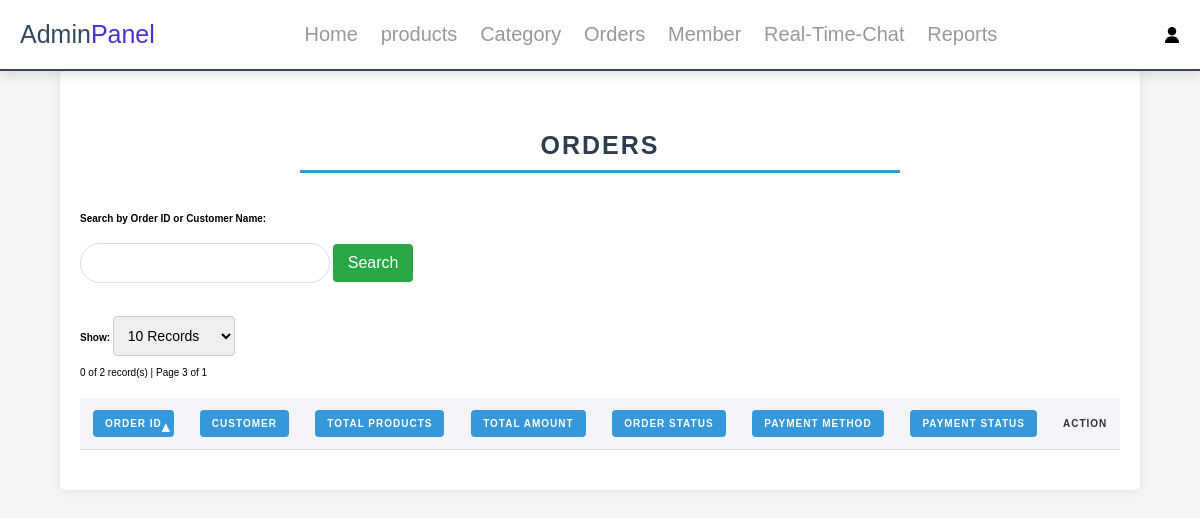
Page /admin/admin_orders.php?page=3& (signed in) on the earlier database version.
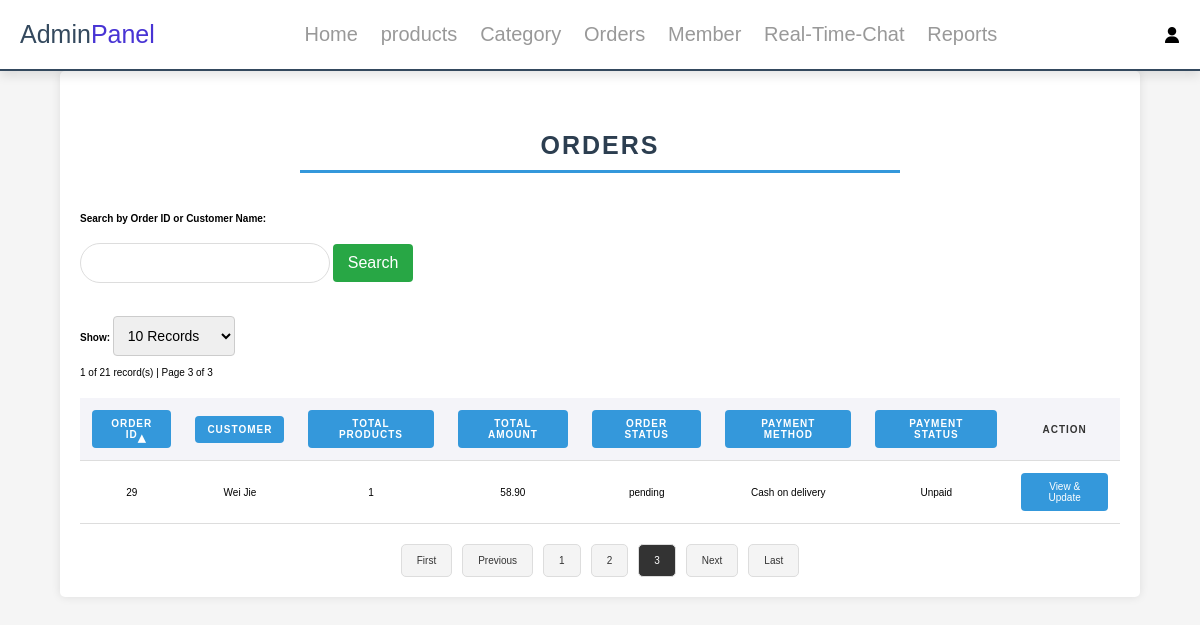
Same page on the later database version.
### tables this page shows
CREATE TABLE `orders` (
  `id` int(11) NOT NULL,
  `member_id` int(11) NOT NULL,
  `date` date NOT NULL,
  `time` time NOT NULL,
  `total_product` int(11) NOT NULL,
  `total_price` double NOT NULL,
  `address` varchar(255) NOT NULL,
  `status` varchar(100) NOT NULL
);

CREATE TABLE `user` (
  `id` int(11) NOT NULL,
  `image` varchar(100) NOT NULL,
  `name` varchar(100) NOT NULL,
  `gender` char(1) NOT NULL,
  `dob` date NOT NULL,
  `email` varchar(100) NOT NULL,
  `telephone` varchar(100) NOT NULL,
  `address` varchar(100) NOT NULL,
  `password` varchar(100) NOT NULL,
  `status` varchar(100) NOT NULL,
  `role` varchar(100) NOT NULL,
  `login_attempts` int(11) DEFAULT 0,
  `last_attempt` timestamp NULL DEFAULT NULL,
  `block_until` timestamp NULL DEFAULT NULL
);

CREATE TABLE `payment` (
  `id` int(11) NOT NULL,
  `orders_id` int(11) NOT NULL,
  `amount` double NOT NULL,
  `payment_method` varchar(100) NOT NULL,
  `bankAccount` varchar(20) NOT NULL,
  `CVV` varchar(5) NOT NULL,
  `expired_date` date NOT NULL,
  `status` varchar(100) NOT NULL
);

### admin/admin_orders.php (the view, shortened to what this page needs)
<?php
include '../components/_base.php';
$fields = [
    'id'            => 'Order ID',
    'customer_name' => 'Customer',
    'total_product' => 'Total Products',
    'total_price'   => 'Total Amount',
    'status'        => 'Order Status',
    'payment_method' => 'Payment Method',
    'payment_status' => 'Payment Status'
];
$sort = req('sort', 'id');
key_exists($sort, $fields) || $sort = 'id';
$dir = req('dir', 'asc');
in_array($dir, ['asc', 'desc']) || $dir = 'asc';
$page = req('page', 1);
$search_query = req('search', '');
$limit = req('records', 10);
$limit = in_array($limit, [10, 20, 50, 100]) ? $limit : 10;
$search_condition = '';
$search_params = [];
require_once '../lib/SimplePager.php';
$p = new SimplePager("
    SELECT o.id, o.date, o.time, o.total_product, o.total_price, o.status,
           u.name AS customer_name,
           p.payment_method, p.status AS payment_status
    FROM orders o
    INNER JOIN user u ON o.member_id = u.id
    LEFT JOIN payment p ON o.id = p.orders_id
    $search_condition
    ORDER BY $sort $dir", $search_params, $limit, $page);
$orders = $p->result;
?>
<!DOCTYPE html>
<html lang="en">
<head>
    <link rel="stylesheet" href="../css/admin_style.css">
</head>
<body>
<?php include '../components/admin_header.php'; ?>
<section class="order-listing">
    <h1>Orders</h1>
    <form method="GET" id="search-form">
        <label for="search">Search by Order ID or Customer Name:</label>
        <br>
        <?php $searchValue = isset($_GET['search']) ? htmlspecialchars($_GET['search']) : '';
                 echo html_search2('search', 'class="search-input"', $searchValue);  ?>
        <button type="submit">Search</button>
    </form>
    <br>
    <br>
    <br>
    <form method="GET" id="records-per-page-form">
        <label for="records">Show:</label>
        <select name="records" id="records" onchange="document.getElementById('records-per-page-form').submit();">
            <option value="10" <?= ($p->limit == 10) ? 'selected' : '' ?>>10 Records</option>
        </select>
    </form>
    <br>
    <p>
        <?= $p->count ?> of <?= $p->item_count ?> record(s) |
        Page <?= $p->page ?> of <?= $p->page_count ?>
    </p>
    <table>
        <thead>
            <tr>
                <?= table_headers($fields, $sort, $dir, "page=$page&records=$limit&search=" . urlencode($search_query)) ?>
                <th>Action</th>
            </tr>
        </thead>
        <tbody>
            <?php foreach ($orders as $order): ?>
                <tr>
                    <td><?= encode($order->id) ?></td>
                    <td><?= encode($order->customer_name) ?></td>
                    <td><?= encode($order->total_product) ?></td>
                    <td><?= number_format($order->total_price, 2) ?></td>
                    <td><?= encode($order->status) ?></td>
                    <td><?= encode(ucfirst($order->payment_method)) ?></td>
                    <td><?= encode(ucfirst($order->payment_status)) ?></td>
                    <td><a href="admin_order_detail.php?id=<?= encode($order->id) ?>">View & Update</a></td>
                </tr>
            <?php endforeach; ?>
        </tbody>
    </table>
    <div class="pagination">
         <?= $p->html() ?>
    </div>
</section>
</body>
</html>

### components/admin_header.php (shortened to what this page needs)
<header class="header">
   <section class="flex">
      <a href="admin_dashboard.php" class="logo">Admin<span>Panel</span></a>
      <nav class="navbar">
         <a href="admin_dashboard.php">Home</a>
         <a href="products.php">products</a>
         <a href="category.php">Category</a>
         <a href="admin_orders.php">Orders</a>
         <a href="admin_member_accounts.php">Member</a>
         <a href="admin-chat.php">Real-Time-Chat</a>
         <div class="dropdown">
            <a class="dropbtn"  href="sales_report.php">Reports</a>
         </div>
      </nav>
      <div class="icons">
         <div id="user-btn" class="fas fa-user" ><img src="../img/user.png"></div>
      </div>
   </section>
</header>

### components/_base.php (shortened to what this page needs)
<?php
function req($key, $default = '') {
    $value = $_REQUEST[$key] ?? $default;
    return trim((string)$value);
}
function encode($value) {
    return htmlentities($value);
}
function html_search2($key, $attr = '', $value = null) {
    if ($value === null) {
        $value = encode($GLOBALS[$key] ?? '');
    } else {
        $value = encode($value);
    }
    echo "<input type='search' id='$key' name='$key' value='$value' $attr>";
}
function table_headers($fields, $sort, $dir, $href = '') {
    foreach ($fields as $k => $v) {
        $d = 'asc';
        $c = '';
        if ($k == $sort) {
            $d = $dir == 'asc' ? 'desc' : 'asc';
            $c = $dir;
        }
        echo "<th><a href='?sort=$k&dir=$d&$href' class='$c'>$v</a></th>";
    }
}

### lib/SimplePager.php (shortened to what this page needs)
<?php
class SimplePager {
    public $page;
    public $page_count;
    public $result;
    public function __construct($query, $params, $limit, $page) {
        global $_db;
        $this->limit = (int)ctype_digit((string)$limit) ? max($limit, 1) : 10;
        $this->page = (int)ctype_digit((string)$page) ? max($page, 1) : 1;
        $countQuery = "SELECT COUNT(o.id)
                       FROM orders o
                       INNER JOIN user u ON o.member_id = u.id
                       LEFT JOIN payment p ON o.id = p.orders_id";
        $stm = $_db->prepare($countQuery);
        if (!empty($params)) {
            $stm->execute($params);
        } else {
            $stm->execute();
        }
        $this->item_count = $stm->fetchColumn();
        $this->page_count = ceil($this->item_count / $this->limit);
        $offset = ($this->page - 1) * $this->limit;
        $stm = $_db->prepare($query . " LIMIT $offset, $this->limit");
        $stm->execute($params);
        $this->result = $stm->fetchAll();
        $this->count = count($this->result);
    }
    public function html($href = '', $attr = '') {
        if (!$this->result) return;
        $prev = max($this->page - 1, 1);
        $next = min($this->page + 1, $this->page_count);
        echo "<nav class='pager' $attr>";
        echo "<a href='?page=1&$href'>First</a>";
        echo "<a href='?page=$prev&$href'>Previous</a>";
        for ($p = 1; $p <= $this->page_count; $p++) {
            $c = $p == $this->page ? 'active' : '';
            echo "<a href='?page=$p&$href' class='$c'>$p</a>";
        }
        echo "<a href='?page=$next&$href'>Next</a>";
        echo "<a href='?page=$this->page_count&$href'>Last</a>";
        echo "</nav>";
    }
}

### css/admin_style.css (style rules this page uses)
:root { --main-color:#4834d4; --red:#e74c3c; --orange:#f39c12; --black:#34495e; --white:#fff; --light-bg:#f5f5f5; --light-color:#999; --border:.2rem solid var(--black); --box-shadow:0 .5rem 1rem rgba(0,0,0,.1); }
* { font-family: Arial, Helvetica, sans-serif; margin:0; padding:0; box-sizing: border-box; text-decoration: none; outline: none; border:none; }
html { font-size: 62.5%; overflow-x: hidden; }
body { background-color: var(--light-bg); }
section { max-width: 1500px; margin:0 auto; padding:2rem; }
.header { position: sticky; top:0; left:0; right:0; background-color: var(--white); box-shadow: var(--box-shadow); z-index: 1000; border-bottom: var(--border); }
.header .flex { display: flex; align-items: center; justify-content: space-between; position: relative; }
.header .flex .logo { font-size: 2.5rem; color:var(--black); }
.header .flex .logo span { color:var(--main-color); }
.header .flex .navbar a { margin:0 1rem; font-size: 2rem; color:var(--light-color); }
.header .flex .icons > * { font-size: 2.5rem; cursor: pointer; color:var(--light-color); margin-left: 1.7rem; }
.order-listing { width: 90%; margin: 0 auto; background-color: #fff; padding: 20px; border-radius: 5px; box-shadow: 0 0 10px rgba(0, 0, 0, 0.1); }
.order-listing table { width: 100%; border-collapse: collapse; margin-top: 20px; }
.order-listing th, .order-listing td { padding: 12px; text-align: center; border-bottom: 1px solid #ddd; }
.order-listing th { background-color: #f4f4f9; color: #333; font-weight: bold; }
.order-listing a { display: inline-block; padding: 8px 12px; background-color: #3498db; color: #fff; text-decoration: none; border-radius: 4px; transition: background-color 0.3s ease; }
button { padding: 10px 20px; background-color: #3498db; color: white; border: none; border-radius: 5px; cursor: pointer; font-size: 16px; margin-top: 20px; transition: background-color 0.3s ease; }
.dropdown { position: relative; display: inline-block; }
label { margin-bottom: 5px; font-weight: bold; }
select { padding: 10px; border: 1px solid #ccc; border-radius: 4px; font-size: 14px; }
button { padding: 10px 15px; background-color: #28a745; color: #fff; border: none; border-radius: 4px; font-size: 16px; cursor: pointer; }
.pagination { display: flex; justify-content: center; margin-top: 20px; }
.pagination { text-align: center; margin-top: 20px; }
.pagination a { padding: 10px 15px; background-color: #f4f4f4; color: #333; margin: 0 5px; text-decoration: none; border: 1px solid #ddd; border-radius: 5px; }
.pagination .active { background-color: #333; color: #fff; }
input[type="search"] { width: 250px; padding: 10px 15px; border-radius: 20px; border: 1px solid #ddd; font-size: 16px; outline: none; transition: border-color 0.3s ease; }

### admin/admin_orders.php (style rules this page uses)
.order-listing h1 { color: #2c3e50; text-align: center; margin: 40px 0; font-size: 2.5em; text-transform: uppercase; letter-spacing: 2px; border-bottom: 3px solid #3498db; padding-bottom: 10px; max-width: 600px; margin-left: auto; margin-right: auto; }
table thead th { background-color: #3498db; color: #ffffff; font-weight: bold; text-transform: uppercase; letter-spacing: 1px; font-size: 10px; }
table tbody tr td:last-child { text-align: center; }
table thead th a { color: inherit; text-decoration: none; display: block; position: relative; padding-right: 20px; background-color: gray; }
table thead th a.asc::after { content: ' ▴'; position: absolute; font-size: 1.5em; }

Differences in the rows shown:
added orders: id "29", member.name "Wei Jie", total_product "1", total_price "58.90", status "pending", payment.payment_method "Cash on delivery", payment.status "Unpaid"
Other differences:
$p->count: "0" → "1"
$p->item_count: "2" → "21"
$p->page_count: "1" → "3"
text now shown: "First Previous Next Last"
new list line: "1"
new list line: "2"
new list line: "3"
